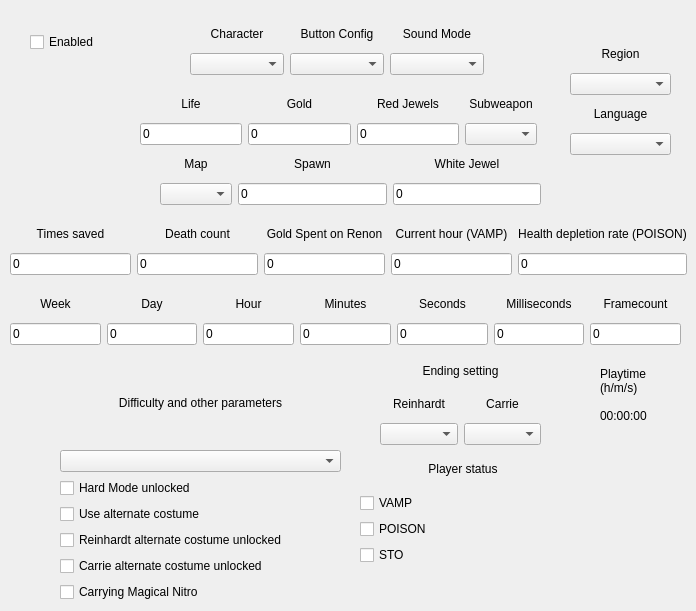
    <widget class="QWidget" name="pageMain">
     <widget class="QWidget" name="gridLayoutWidget_2">
      <property name="geometry">
       <rect>
        <x>190</x>
        <y>20</y>
        <width>294</width>
        <height>55</height>
       </rect>
      </property>
      <layout class="QGridLayout" name="glCharacter">
       <item row="1" column="0">
        <widget class="QComboBox" name="cbCharacter"/>
       </item>
       <item row="1" column="1">
        <widget class="QComboBox" name="cbButtonConfig"/>
       </item>
       <item row="0" column="1">
        <widget class="QLabel" name="labelButtonConfig">
         <property name="text">
          <string>Button Config</string>
         </property>
         <property name="alignment">
          <set>Qt::AlignmentFlag::AlignCenter</set>
         </property>
        </widget>
       </item>
       <item row="0" column="3">
        <widget class="QLabel" name="labelSoundMode">
         <property name="text">
          <string>Sound Mode</string>
         </property>
         <property name="alignment">
          <set>Qt::AlignmentFlag::AlignCenter</set>
         </property>
        </widget>
       </item>
       <item row="1" column="3">
        <widget class="QComboBox" name="cbSoundMode"/>
       </item>
       <item row="0" column="0">
        <widget class="QLabel" name="labelCharacter">
         <property name="layoutDirection">
          <enum>Qt::LayoutDirection::LeftToRight</enum>
         </property>
         <property name="text">
          <string>Character</string>
         </property>
         <property name="textFormat">
          <enum>Qt::TextFormat::AutoText</enum>
         </property>
         <property name="alignment">
          <set>Qt::AlignmentFlag::AlignCenter</set>
         </property>
        </widget>
       </item>
      </layout>
     </widget>
     <widget class="QLabel" name="labelEndingSetting">
      <property name="geometry">
       <rect>
        <x>410</x>
        <y>360</y>
        <width>101</width>
        <height>21</height>
       </rect>
      </property>
      <property name="layoutDirection">
       <enum>Qt::LayoutDirection::LeftToRight</enum>
      </property>
      <property name="text">
       <string>Ending setting</string>
      </property>
      <property name="textFormat">
       <enum>Qt::TextFormat::AutoText</enum>
      </property>
      <property name="alignment">
       <set>Qt::AlignmentFlag::AlignCenter</set>
      </property>
     </widget>
     <widget class="QWidget" name="gridLayoutWidget">
      <property name="geometry">
       <rect>
        <x>10</x>
        <y>290</y>
        <width>671</width>
        <height>55</height>
       </rect>
      </property>
      <layout class="QGridLayout" name="glTime">
       <property name="sizeConstraint">
        <enum>QLayout::SizeConstraint::SetDefaultConstraint</enum>
       </property>
       <item row="0" column="3">
        <widget class="QLabel" name="labelMinutes">
         <property name="acceptDrops">
          <bool>false</bool>
         </property>
         <property name="text">
          <string>Minutes</string>
         </property>
         <property name="alignment">
          <set>Qt::AlignmentFlag::AlignCenter</set>
         </property>
        </widget>
       </item>
       <item row="0" column="2">
        <widget class="QLabel" name="labelHour">
         <property name="text">
          <string>Hour</string>
         </property>
         <property name="alignment">
          <set>Qt::AlignmentFlag::AlignCenter</set>
         </property>
        </widget>
       </item>
       <item row="0" column="1">
        <widget class="QLabel" name="labelDay">
         <property name="text">
          <string>Day</string>
         </property>
         <property name="alignment">
          <set>Qt::AlignmentFlag::AlignCenter</set>
         </property>
        </widget>
       </item>
       <item row="0" column="4">
        <widget class="QLabel" name="labelSeconds">
         <property name="text">
          <string>Seconds</string>
         </property>
         <property name="alignment">
          <set>Qt::AlignmentFlag::AlignCenter</set>
         </property>
        </widget>
       </item>
       <item row="0" column="5">
        <widget class="QLabel" name="labelMilliseconds">
         <property name="text">
          <string>Milliseconds</string>
         </property>
         <property name="alignment">
          <set>Qt::AlignmentFlag::AlignCenter</set>
         </property>
        </widget>
       </item>
       <item row="0" column="0">
        <widget class="QLabel" name="labelWeek">
         <property name="layoutDirection">
          <enum>Qt::LayoutDirection::LeftToRight</enum>
         </property>
         <property name="text">
          <string>Week</string>
         </property>
         <property name="textFormat">
          <enum>Qt::TextFormat::AutoText</enum>
         </property>
         <property name="alignment">
          <set>Qt::AlignmentFlag::AlignCenter</set>
         </property>
        </widget>
       </item>
       <item row="0" column="6">
        <widget class="QLabel" name="labelFramecount">
         <property name="layoutDirection">
          <enum>Qt::LayoutDirection::LeftToRight</enum>
         </property>
         <property name="text">
          <string>Framecount</string>
         </property>
         <property name="textFormat">
          <enum>Qt::TextFormat::AutoText</enum>
         </property>
         <property name="alignment">
          <set>Qt::AlignmentFlag::AlignCenter</set>
         </property>
        </widget>
       </item>
       <item row="1" column="0">
        <widget class="QLineEdit" name="leWeek">
         <property name="text">
          <string>0</string>
         </property>
        </widget>
       </item>
       <item row="1" column="1">
        <widget class="QLineEdit" name="leDay">
         <property name="text">
          <string>0</string>
         </property>
        </widget>
       </item>
       <item row="1" column="2">
        <widget class="QLineEdit" name="leHour">
         <property name="text">
          <string>0</string>
         </property>
        </widget>
       </item>
       <item row="1" column="3">
        <widget class="QLineEdit" name="leMinutes">
         <property name="text">
          <string>0</string>
         </property>
        </widget>
       </item>
       <item row="1" column="4">
        <widget class="QLineEdit" name="leSeconds">
         <property name="text">
          <string>0</string>
         </property>
        </widget>
       </item>
       <item row="1" column="5">
        <widget class="QLineEdit" name="leMilliseconds">
         <property name="text">
          <string>0</string>
         </property>
        </widget>
       </item>
       <item row="1" column="6">
        <widget class="QLineEdit" name="leFrameCount">
         <property name="text">
          <string>0</string>
         </property>
        </widget>
       </item>
      </layout>
     </widget>
     <widget class="QWidget" name="gridLayoutWidget_5">
      <property name="geometry">
       <rect>
        <x>10</x>
        <y>220</y>
        <width>677</width>
        <height>55</height>
       </rect>
      </property>
      <layout class="QGridLayout" name="glMisc">
       <property name="sizeConstraint">
        <enum>QLayout::SizeConstraint::SetDefaultConstraint</enum>
       </property>
       <item row="0" column="4">
        <widget class="QLabel" name="labelHealthDepletionRate">
         <property name="layoutDirection">
          <enum>Qt::LayoutDirection::LeftToRight</enum>
         </property>
         <property name="text">
          <string>Health depletion rate (POISON)</string>
         </property>
         <property name="textFormat">
          <enum>Qt::TextFormat::AutoText</enum>
         </property>
         <property name="alignment">
          <set>Qt::AlignmentFlag::AlignCenter</set>
         </property>
        </widget>
       </item>
       <item row="0" column="1">
        <widget class="QLabel" name="labelDeathCount">
         <property name="text">
          <string>Death count</string>
         </property>
         <property name="alignment">
          <set>Qt::AlignmentFlag::AlignCenter</set>
         </property>
        </widget>
       </item>
       <item row="1" column="0">
        <widget class="QLineEdit" name="leTimesSaved">
         <property name="text">
          <string>0</string>
         </property>
        </widget>
       </item>
       <item row="0" column="2">
        <widget class="QLabel" name="labelGoldRenon">
         <property name="layoutDirection">
          <enum>Qt::LayoutDirection::LeftToRight</enum>
         </property>
         <property name="text">
          <string>Gold Spent on Renon</string>
         </property>
         <property name="textFormat">
          <enum>Qt::TextFormat::AutoText</enum>
         </property>
         <property name="alignment">
          <set>Qt::AlignmentFlag::AlignCenter</set>
         </property>
        </widget>
       </item>
       <item row="1" column="2">
        <widget class="QLineEdit" name="leGoldRenon">
         <property name="text">
          <string>0</string>
         </property>
        </widget>
       </item>
       <item row="1" column="1">
        <widget class="QLineEdit" name="leDeathCount">
         <property name="text">
          <string>0</string>
         </property>
        </widget>
       </item>
       <item row="0" column="0">
        <widget class="QLabel" name="labelTimesSaved">
         <property name="layoutDirection">
          <enum>Qt::LayoutDirection::LeftToRight</enum>
         </property>
         <property name="text">
          <string>Times saved</string>
         </property>
         <property name="textFormat">
          <enum>Qt::TextFormat::AutoText</enum>
         </property>
         <property name="alignment">
          <set>Qt::AlignmentFlag::AlignCenter</set>
         </property>
        </widget>
       </item>
       <item row="0" column="3">
        <widget class="QLabel" name="labelHourVamp">
         <property name="layoutDirection">
          <enum>Qt::LayoutDirection::LeftToRight</enum>
         </property>
         <property name="text">
          <string>Current hour (VAMP)</string>
         </property>
         <property name="textFormat">
          <enum>Qt::TextFormat::AutoText</enum>
         </property>
         <property name="alignment">
          <set>Qt::AlignmentFlag::AlignCenter</set>
         </property>
        </widget>
       </item>
       <item row="1" column="3">
        <widget class="QLineEdit" name="leHourVamp">
         <property name="text">
          <string>0</string>
         </property>
        </widget>
       </item>
       <item row="1" column="4">
        <widget class="QLineEdit" name="leHealthDepletionRate">
         <property name="text">
          <string>0</string>
         </property>
        </widget>
       </item>
      </layout>
     </widget>
     <widget class="QWidget" name="gridLayoutWidget_4">
      <property name="geometry">
       <rect>
        <x>160</x>
        <y>150</y>
        <width>381</width>
        <height>55</height>
       </rect>
      </property>
      <layout class="QGridLayout" name="glMap">
       <property name="sizeConstraint">
        <enum>QLayout::SizeConstraint::SetDefaultConstraint</enum>
       </property>
       <item row="0" column="1">
        <widget class="QLabel" name="labelSpawn">
         <property name="layoutDirection">
          <enum>Qt::LayoutDirection::LeftToRight</enum>
         </property>
         <property name="text">
          <string>Spawn</string>
         </property>
         <property name="textFormat">
          <enum>Qt::TextFormat::AutoText</enum>
         </property>
         <property name="alignment">
          <set>Qt::AlignmentFlag::AlignCenter</set>
         </property>
        </widget>
       </item>
       <item row="0" column="2">
        <widget class="QLabel" name="labelSaveCrystal">
         <property name="layoutDirection">
          <enum>Qt::LayoutDirection::LeftToRight</enum>
         </property>
         <property name="text">
          <string>White Jewel</string>
         </property>
         <property name="textFormat">
          <enum>Qt::TextFormat::AutoText</enum>
         </property>
         <property name="alignment">
          <set>Qt::AlignmentFlag::AlignCenter</set>
         </property>
        </widget>
       </item>
       <item row="0" column="0">
        <widget class="QLabel" name="labelMap">
         <property name="layoutDirection">
          <enum>Qt::LayoutDirection::LeftToRight</enum>
         </property>
         <property name="text">
          <string>Map</string>
         </property>
         <property name="textFormat">
          <enum>Qt::TextFormat::AutoText</enum>
         </property>
         <property name="alignment">
          <set>Qt::AlignmentFlag::AlignCenter</set>
         </property>
        </widget>
       </item>
       <item row="2" column="0">
        <widget class="QComboBox" name="cbMap"/>
       </item>
       <item row="2" column="2">
        <widget class="QLineEdit" name="leWhiteJewel">
         <property name="text">
          <string>0</string>
         </property>
        </widget>
       </item>
       <item row="2" column="1">
        <widget class="QLineEdit" name="leSpawn">
         <property name="text">
          <string>0</string>
         </property>
        </widget>
       </item>
      </layout>
     </widget>
     <widget class="QWidget" name="gridLayoutWidget_6">
      <property name="geometry">
       <rect>
        <x>60</x>
        <y>361</y>
        <width>281</width>
        <height>241</height>
       </rect>
      </property>
      <layout class="QGridLayout" name="glSaveFlags">
       <property name="sizeConstraint">
        <enum>QLayout::SizeConstraint::SetDefaultConstraint</enum>
       </property>
       <item row="4" column="0">
        <widget class="QCheckBox" name="cboxUseAlternateCostume">
         <property name="text">
          <string>Use alternate costume</string>
         </property>
        </widget>
       </item>
       <item row="5" column="0">
        <widget class="QCheckBox" name="cboxReinhardtCostume">
         <property name="text">
          <string>Reinhardt alternate costume unlocked</string>
         </property>
        </widget>
       </item>
       <item row="6" column="0">
        <widget class="QCheckBox" name="cboxCarrieCostume">
         <property name="text">
          <string>Carrie alternate costume unlocked</string>
         </property>
        </widget>
       </item>
       <item row="7" column="0">
        <widget class="QCheckBox" name="cboxNitro">
         <property name="text">
          <string>Carrying Magical Nitro</string>
         </property>
        </widget>
       </item>
       <item row="0" column="0" rowspan="2">
        <widget class="QLabel" name="labelDifficulty">
         <property name="layoutDirection">
          <enum>Qt::LayoutDirection::LeftToRight</enum>
         </property>
         <property name="text">
          <string>Difficulty and other parameters</string>
         </property>
         <property name="textFormat">
          <enum>Qt::TextFormat::AutoText</enum>
         </property>
         <property name="alignment">
          <set>Qt::AlignmentFlag::AlignCenter</set>
         </property>
        </widget>
       </item>
       <item row="2" column="0">
        <widget class="QComboBox" name="cbDifficulty"/>
       </item>
       <item row="3" column="0">
        <widget class="QCheckBox" name="cboxHardMode">
         <property name="text">
          <string>Hard Mode unlocked</string>
         </property>
        </widget>
       </item>
      </layout>
     </widget>
     <widget class="QWidget" name="gridLayoutWidget_7">
      <property name="geometry">
       <rect>
        <x>380</x>
        <y>390</y>
        <width>161</width>
        <height>55</height>
       </rect>
      </property>
      <layout class="QGridLayout" name="glEndings">
       <item row="0" column="1">
        <widget class="QLabel" name="labelCarrieEnding">
         <property name="text">
          <string>Carrie</string>
         </property>
         <property name="alignment">
          <set>Qt::AlignmentFlag::AlignCenter</set>
         </property>
        </widget>
       </item>
       <item row="1" column="0">
        <widget class="QComboBox" name="cbReinhardtEnding"/>
       </item>
       <item row="1" column="1">
        <widget class="QComboBox" name="cbCarrieEnding"/>
       </item>
       <item row="0" column="0">
        <widget class="QLabel" name="labelReinhardtEnding">
         <property name="layoutDirection">
          <enum>Qt::LayoutDirection::LeftToRight</enum>
         </property>
         <property name="text">
          <string>Reinhardt</string>
         </property>
         <property name="textFormat">
          <enum>Qt::TextFormat::AutoText</enum>
         </property>
         <property name="alignment">
          <set>Qt::AlignmentFlag::AlignCenter</set>
         </property>
        </widget>
       </item>
      </layout>
     </widget>
     <widget class="QWidget" name="gridLayoutWidget_3">
      <property name="geometry">
       <rect>
        <x>140</x>
        <y>90</y>
        <width>397</width>
        <height>55</height>
       </rect>
      </property>
      <layout class="QGridLayout" name="glLife">
       <property name="sizeConstraint">
        <enum>QLayout::SizeConstraint::SetDefaultConstraint</enum>
       </property>
       <item row="0" column="2">
        <widget class="QLabel" name="labelJewels">
         <property name="layoutDirection">
          <enum>Qt::LayoutDirection::LeftToRight</enum>
         </property>
         <property name="text">
          <string>Red Jewels</string>
         </property>
         <property name="textFormat">
          <enum>Qt::TextFormat::AutoText</enum>
         </property>
         <property name="alignment">
          <set>Qt::AlignmentFlag::AlignCenter</set>
         </property>
        </widget>
       </item>
       <item row="0" column="4">
        <widget class="QLabel" name="labelSubweapon">
         <property name="layoutDirection">
          <enum>Qt::LayoutDirection::LeftToRight</enum>
         </property>
         <property name="text">
          <string>Subweapon</string>
         </property>
         <property name="textFormat">
          <enum>Qt::TextFormat::AutoText</enum>
         </property>
         <property name="alignment">
          <set>Qt::AlignmentFlag::AlignCenter</set>
         </property>
        </widget>
       </item>
       <item row="1" column="4">
        <widget class="QComboBox" name="cbSubweapon"/>
       </item>
       <item row="0" column="1">
        <widget class="QLabel" name="labelGold">
         <property name="layoutDirection">
          <enum>Qt::LayoutDirection::LeftToRight</enum>
         </property>
         <property name="text">
          <string>Gold</string>
         </property>
         <property name="textFormat">
          <enum>Qt::TextFormat::AutoText</enum>
         </property>
         <property name="alignment">
          <set>Qt::AlignmentFlag::AlignCenter</set>
         </property>
        </widget>
       </item>
       <item row="1" column="1">
        <widget class="QLineEdit" name="leGold">
         <property name="text">
          <string>0</string>
         </property>
        </widget>
       </item>
       <item row="1" column="0">
        <widget class="QLineEdit" name="leLife">
         <property name="text">
          <string>0</string>
         </property>
        </widget>
       </item>
       <item row="0" column="0">
        <widget class="QLabel" name="labelLife">
         <property name="layoutDirection">
          <enum>Qt::LayoutDirection::LeftToRight</enum>
         </property>
         <property name="text">
          <string>Life</string>
         </property>
         <property name="textFormat">
          <enum>Qt::TextFormat::AutoText</enum>
         </property>
         <property name="alignment">
          <set>Qt::AlignmentFlag::AlignCenter</set>
         </property>
        </widget>
       </item>
       <item row="1" column="2">
        <widget class="QLineEdit" name="leRedJewels">
         <property name="text">
          <string>0</string>
         </property>
        </widget>
       </item>
      </layout>
     </widget>
     <widget class="QWidget" name="gridLayoutWidget_15">
      <property name="geometry">
       <rect>
        <x>360</x>
        <y>450</y>
        <width>206</width>
        <height>115</height>
       </rect>
      </property>
      <layout class="QGridLayout" name="glPlayerStatus">
       <property name="sizeConstraint">
        <enum>QLayout::SizeConstraint::SetDefaultConstraint</enum>
       </property>
       <item row="4" column="0">
        <widget class="QCheckBox" name="cboxSto">
         <property name="text">
          <string>STO</string>
         </property>
        </widget>
       </item>
       <item row="3" column="0">
        <widget class="QCheckBox" name="cboxPoison">
         <property name="text">
          <string>POISON</string>
         </property>
        </widget>
       </item>
       <item row="2" column="0">
        <widget class="QCheckBox" name="cboxVamp">
         <property name="text">
          <string>VAMP</string>
         </property>
        </widget>
       </item>
       <item row="1" column="0">
        <widget class="QLabel" name="labelPlayerStatus">
         <property name="layoutDirection">
          <enum>Qt::LayoutDirection::LeftToRight</enum>
         </property>
         <property name="text">
          <string>Player status</string>
         </property>
         <property name="textFormat">
          <enum>Qt::TextFormat::AutoText</enum>
         </property>
         <property name="alignment">
          <set>Qt::AlignmentFlag::AlignCenter</set>
         </property>
        </widget>
       </item>
      </layout>
     </widget>
     <widget class="QWidget" name="gridLayoutWidget_14">
      <property name="geometry">
       <rect>
        <x>570</x>
        <y>40</y>
        <width>101</width>
        <height>115</height>
       </rect>
      </property>
      <layout class="QGridLayout" name="glLocale">
       <item row="2" column="0">
        <widget class="QLabel" name="labelLanguage">
         <property name="layoutDirection">
          <enum>Qt::LayoutDirection::LeftToRight</enum>
         </property>
         <property name="text">
          <string>Language</string>
         </property>
         <property name="textFormat">
          <enum>Qt::TextFormat::AutoText</enum>
         </property>
         <property name="alignment">
          <set>Qt::AlignmentFlag::AlignCenter</set>
         </property>
        </widget>
       </item>
       <item row="0" column="0">
        <widget class="QLabel" name="labelRegion">
         <property name="layoutDirection">
          <enum>Qt::LayoutDirection::LeftToRight</enum>
         </property>
         <property name="text">
          <string>Region</string>
         </property>
         <property name="textFormat">
          <enum>Qt::TextFormat::AutoText</enum>
         </property>
         <property name="alignment">
          <set>Qt::AlignmentFlag::AlignCenter</set>
         </property>
        </widget>
       </item>
       <item row="3" column="0">
        <widget class="QComboBox" name="cbLanguage"/>
       </item>
       <item row="1" column="0">
        <widget class="QComboBox" name="cbRegion"/>
       </item>
      </layout>
     </widget>
     <widget class="QCheckBox" name="cboxEnabled">
      <property name="geometry">
       <rect>
        <x>30</x>
        <y>30</y>
        <width>81</width>
        <height>24</height>
       </rect>
      </property>
      <property name="text">
       <string>Enabled</string>
      </property>
     </widget>
     <widget class="QLabel" name="labelTitlePlaytime">
      <property name="geometry">
       <rect>
        <x>600</x>
        <y>360</y>
        <width>63</width>
        <height>41</height>
       </rect>
      </property>
      <property name="text">
       <string>Playtime
(h/m/s)</string>
      </property>
     </widget>
     <widget class="QLabel" name="labelPlaytime">
      <property name="geometry">
       <rect>
        <x>600</x>
        <y>400</y>
        <width>81</width>
        <height>31</height>
       </rect>
      </property>
      <property name="text">
       <string>00:00:00</string>
      </property>
     </widget>
    </widget>
